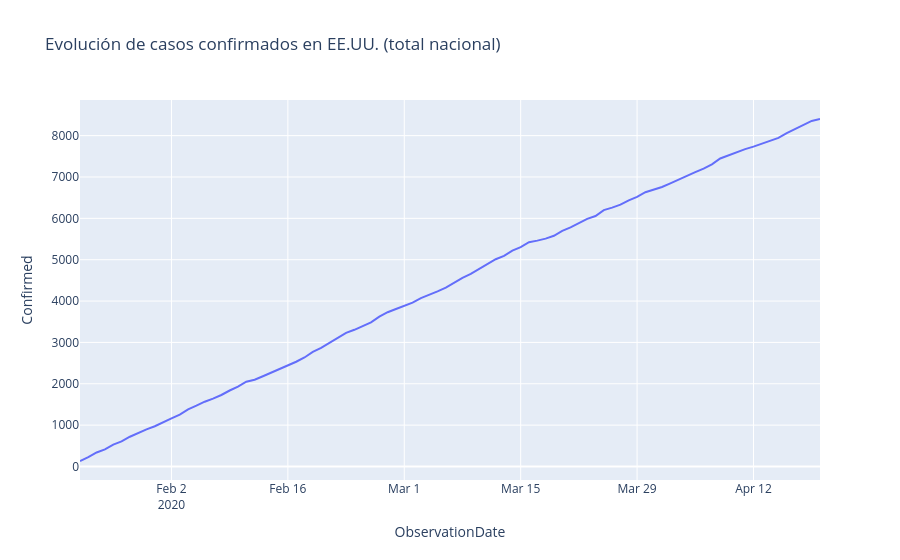

Notebook cell for this chart:
### Markdown cell above
**Opción B — una sola línea con el total nacional**, agregando (sumando) los estados por fecha antes de graficar — el mismo patrón de `groupby` + `reset_index` de la Parte 4:

### Code cell
us_total = us.groupby("ObservationDate")["Confirmed"].sum().reset_index()

fig = px.line(
    us_total,
    x="ObservationDate", y="Confirmed",
    title="Evolución de casos confirmados en EE.UU. (total nacional)"
)
fig.show()
